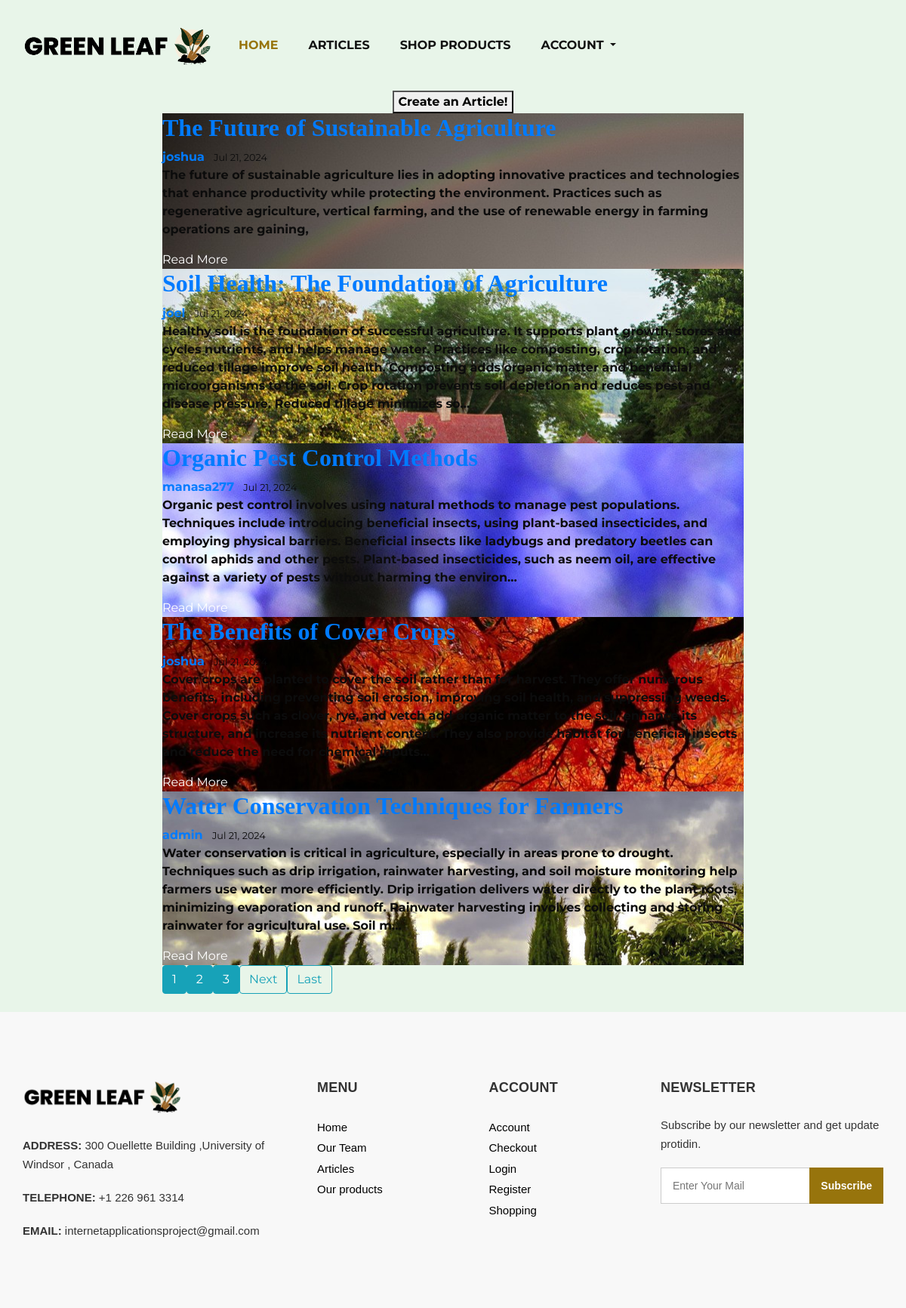
Before: /article-home/ with the older database file.
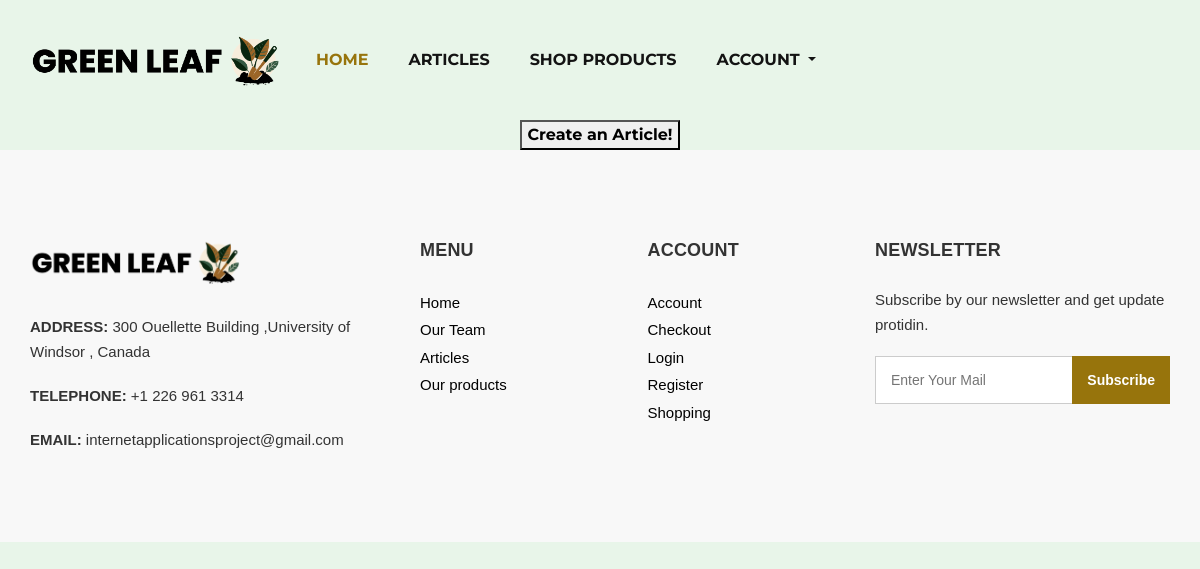
After: the same page with the newer database file.
### GreenWebsite/models.py (models this page shows, shortened)
class Articles(models.Model):
    title = models.CharField(max_length=100)
    content = models.TextField()
    date_posted = models.DateTimeField(default=timezone.now)
    author = models.ForeignKey(User, on_delete=models.CASCADE)

### GreenWebsite/views.py (the view)
# urls.py: path('article-home/', ArticleListView.as_view(), name='article-home'),
class ArticleListView(ListView):
    model = Articles
    template_name = "articles/article-home.html"  # model_List.html is the default but since we built it already, we will proceed to change
    context_object_name = "posts"  # the default will be object
    ordering = ['-date_posted']
    paginate_by = 5

### templates/articles/article-home.html (shortened to what this page needs)
{% extends 'base.html' %}
{% load static %}
{% block body %}
    <div class="container-fluid">
        <div class="row justify-content-center">
            <div class="col-auto">
                <button type="button" class="btn-quarternary" onclick="window.location.href='{% url 'article-create' %}'"><strong>Create an Article!</strong></button>
            </div>
        </div>
        <div class="row justify-content-center">
            <div class="col-12 col-md-10 col-lg-8">
                {% for article in posts %}
                    <article class="media content-section" style="background-image: url('{% static '../media/article_bg_img/' %}{% cycle 'article_b_img_1.jpg' 'article_b_img_2.jpg' 'article_b_img_3.jpg' 'article_b_img_4.jpg' 'article_b_img_5.jpg' as bg_image %}');">
                      <div class="media-body">
                        <div class="article-metadata">
                          <h2 class="article-title font-weight-bold"><a href="{% url 'article-detail' article.id %}">{{ article.title }}</a></h2>
                          <div class="metadata-right">
                            <a class="mr-2 font-weight-bold" href="{% url 'user-articles' article.author.username %}">{{ article.author }}</a>
                            <small >{{ article.date_posted|date:"M d, Y" }}</small>
                          </div>
                        </div>
                        <p class="article-content"><strong>
                            {{ article.content|truncatechars:400 }} </strong>
                        </p>
                        <a href="{% url 'article-detail' article.id %}", style="color: white">Read More</a>
                      </div>
                    </article>
                {% endfor %}
            {% if is_paginated %}
                <div class="pagination">
                    {% for num in page_obj.paginator.page_range %}
                        {% if page_obj.number == num %}
                            <a class="btn btn-info mb-4 current" href="?page={{ num }}">{{ num }}</a>
                        {% elif num > page_obj.number|add:'-3' and num < page_obj.number|add:'3'%}
                            <a class="btn btn-info mb-4" href="?page={{ num }}">{{ num }}</a>
                        {% endif %}
                    {% endfor %}
                    {% if page_obj.has_next %}
                        <a class="btn btn-outline-info mb-4" href="?page={{ page_obj.next_page_number }}">Next</a>
                        <a class="btn btn-outline-info mb-4" href="?page={{ page_obj.paginator.num_pages }}">Last</a>
                    {% endif %}
                </div>
            {% endif %}
            </div>
        </div>
    </div>
{% endblock body %}

### templates/base.html (shortened to what this page needs)
<!DOCTYPE html>
{% load static %}
<html lang="en">
   <head>
      <link rel="stylesheet" type="text/css" href="{% static 'css/bootstrap.css' %}" >
       <link rel="stylesheet" href="{% static 'dashboard.css' %}">
<link rel="stylesheet" href="https://cdnjs.cloudflare.com/ajax/libs/font-awesome/6.0.0-beta3/css/all.min.css">
      <link href="{% static 'css/font-awesome.min.css' %}" rel="stylesheet" />
      <link href="{% static 'css/style.css' %}?v={{ STATIC_VERSION }}" rel="stylesheet" />
      <link href="{% static 'css/responsive.css' %}" rel="stylesheet" />
   </head>
   <body>
      <div class="hero_area">
         <header class="header_section">
            <div class="container">
               <nav class="navbar navbar-expand-lg custom_nav-container ">
                  <a class="navbar-brand" href="{% url 'dashboard' %}"><img width="250" src="{% static 'images/logo.png' %}" alt="#" /></a>
                  <div class="collapse navbar-collapse" id="navbarSupportedContent">
                     <ul class="navbar-nav">
                        <li class="nav-item active">
                           <a class="nav-link" href="{% url 'dashboard' %}">Home <span class="sr-only">(current)</span></a>
                        </li>
                        <li class="nav-item">
                           <a class="nav-link" href="blog_list.html">ARTICLES</a>
                        </li>
                         <li class="nav-item">
                           <a class="nav-link" href="{% url 'product_gallery' %}">SHOP PRODUCTS</a>
                        </li>
                        <li class="nav-item dropdown">
                           <a class="nav-link dropdown-toggle" href="#" data-toggle="dropdown" role="button" aria-haspopup="true" aria-expanded="true"> <span class="nav-label glyphicon glyphicon-user">Account </span></a>
                        </li>
                     </ul>
                  </div>
               </nav>
            </div>
         </header>
              </div>
    {% block body %}
    {% endblock %}
      <footer>
         <div class="container">
            <div class="row">
               <div class="col-md-4">
                   <div class="full">
                      <div class="logo_footer">
                        <a href="#"><img width="210" src="{% static 'images/logo.png' %}" alt="#" /></a>
                      </div>
                      <div class="information_f">
                        <p><strong>ADDRESS:</strong> 300 Ouellette Building ,University of Windsor , Canada</p>
                        <p><strong>TELEPHONE:</strong> +1 226 961 3314</p>
                        <p><strong>EMAIL:</strong> internetapplicationsproject@gmail.com</p>
                      </div>
                   </div>
               </div>
               <div class="col-md-8">
                  <div class="row">
                  <div class="col-md-7">
                     <div class="row">
                        <div class="col-md-6">
                     <div class="widget_menu">
                        <h3>Menu</h3>
                        <ul>
                           <li><a href="{% url 'dashboard' %}">Home</a></li>
                           <li><a href="#">Our Team</a></li>
                            <li><a href="{% url 'article-home' %}">Articles</a></li>
                           <li><a href="{% url 'product_gallery' %}">Our products</a></li>
                        </ul>
                     </div>
                  </div>
                  <div class="col-md-6">
                     <div class="widget_menu">
                        <h3>Account</h3>
                        <ul>
                           <li><a href="#">Account</a></li>
                           <li><a href="{% url 'cart' %}">Checkout</a></li>
                           <li><a href="{% url 'login' %}">Login</a></li>
                           <li><a href="{% url 'signup' %}}">Register</a></li>
                           <li><a href="{% url 'product_gallery' %}">Shopping</a></li>
                        </ul>
                     </div>
                  </div>
                     </div>
                  </div>
                  <div class="col-md-5">
                     <div class="widget_menu">
                        <h3>Newsletter</h3>
                        <div class="information_f">
                          <p>Subscribe by our newsletter and get update protidin.</p>
                        </div>
                        <div class="form_sub">
                          <form method="post" action="{% url 'subscribe' %}">
        <fieldset>
            <div class="field">
                <input type="email" placeholder="Enter Your Mail" name="email" required />
                <input type="submit" value="Subscribe" />
            </div>
        </fieldset>
    </form>
                        </div>
                     </div>
                  </div>
                  </div>
               </div>
            </div>
         </div>
      </footer>
   </body>
</html>

### static/dashboard.css (style rules this page uses)
body, html { margin: 0; padding: 0; font-family: 'Arial', sans-serif; }
.navbar { display: flex; justify-content: space-between; align-items: center; padding: 10px 20px; height: 90px; }
footer { background-color: #f5f5f5; color: #333; padding: 20px; font-family: Arial, sans-serif; }
.container { display: flex; }

### static/css/style.css (style rules this page uses)
* { box-sizing: border-box; }
body { font-family: 'Montserrat', sans-serif; color: #0c0c0c; background-color: #ffffff; overflow-x: hidden; }
a, a:hover, a:focus { text-decoration: none; }
.hero_area { position: relative; display: -webkit-box; display: -ms-flexbox; display: flex; -webkit-box-orient: vertical; -webkit-box-direction: normal; -ms-flex-direction: column; flex-direction: column; }
.header_section { padding: 15px 0; }
.navbar-brand { font-family: 'Playfair Display', serif; }
.custom_nav-container { padding: 0; }
.custom_nav-container .navbar-nav { margin-left: auto; }
.custom_nav-container .navbar-nav .nav-item .nav-link { padding: 5px 20px; color: #131313; text-align: center; text-transform: uppercase; border-radius: 5px; -webkit-transition: all 0.3s; transition: all 0.3s; font-weight: 700; }
.custom_nav-container .navbar-nav .nav-item:hover .nav-link, .custom_nav-container .navbar-nav .nav-item.active .nav-link { color: #97740c; }
footer { background: #f8f8f8; padding: 90px 0 70px; }
.logo_footer { margin-bottom: 30px; }
.information_f p { margin-bottom: 1.2rem; line-height: 25px; font-size: 15px; }
.widget_menu h3 { font-size: 18px; font-weight: 700; text-transform: uppercase; letter-spacing: 0.2px; margin-bottom: 25px; }
.widget_menu ul { list-style: none; padding: 0; margin: 0; }
.widget_menu ul li { float: left; width: 100%; }
.widget_menu ul li a { font-size: 15px; color: #000; margin-bottom: 0; float: left; width: 100%; margin-top: 5px; }
.field { display: flex; }
.widget_menu { float: left; width: 100%; }
div.form_sub .field input[type="email"], div.form_sub .field input[type="email"]:hover, div.form_sub .field input[type="email"]:focus { padding: 10px 110px 10px 15px; border-radius: 0; border: solid #ccc 1px; font-size: 14px; position: relative; box-shadow: none; width: 100%; height: 48px; }
.form_sub { position: relative; }
.form_sub input[type="email"] + input[type="submit"] { position: absolute; right: 0; background: #97740c; color: #fff; border: none; top: 0px; font-size: 14px; height: 48px; font-weight: 600; padding: 0 15px; }
form input { background: #fff; border: solid #ccc 1px; padding: 15px 15px; width: 100%; font-size: 14px; margin-bottom: 20px; line-height: normal; }
form input[type="submit"] { border: none; padding: 15px 45px; width: auto; font-size: 16px; text-transform: capitalize; line-height: normal; margin: 0 auto; display: flex; background: #333; color: #fff; font-weight: 600; transition: ease all 0.1s; }

### static/css/responsive.css (style rules this page uses)
@media (min-width: 1200px) { .container { max-width: 1170px; } }

### templates/base.html (style rules this page uses)
.nav-link { position: relative; display: inline-block; }

### templates/articles/article-home.html (style rules this page uses)
body { background-color: #e8f5e9; }

Changed rows visible on the page:
removed Articles: title "The Future of Sustainable Agriculture", author "joshua", date_posted "Jul 21, 2024", content "The future of sustainable agriculture lies in adopting innovative practices and technologies that enhance productivity while protecting the environment. Practices such as regenerative agriculture, vertical farming, and the use of renewable energy in farming operations are gaining,"
removed Articles: title "Soil Health: The Foundation of Agriculture", author "joel", date_posted "Jul 21, 2024", content "Healthy soil is the foundation of successful agriculture. It supports plant growth, stores and cycles nutrients, and helps manage water. Practices like composting, crop rotation, and reduced tillage improve soil health. Composting adds organic matter and beneficial microorganisms to the soil. Crop rotation prevents soil depletion and reduces pest and disease pressure. Reduced tillage minimizes so…"
removed Articles: title "Organic Pest Control Methods", author "manasa277", date_posted "Jul 21, 2024", content "Organic pest control involves using natural methods to manage pest populations. Techniques include introducing beneficial insects, using plant-based insecticides, and employing physical barriers. Beneficial insects like ladybugs and predatory beetles can control aphids and other pests. Plant-based insecticides, such as neem oil, are effective against a variety of pests without harming the environ…"
removed Articles: title "The Benefits of Cover Crops", author "joshua", date_posted "Jul 21, 2024", content "Cover crops are planted to cover the soil rather than for harvest. They offer numerous benefits, including preventing soil erosion, improving soil health, and suppressing weeds. Cover crops such as clover, rye, and vetch add organic matter to the soil, enhance its structure, and increase its nutrient content. They also provide habitat for beneficial insects and reduce the need for chemical inputs…"
removed Articles: title "Water Conservation Techniques for Farmers", author "admin", date_posted "Jul 21, 2024", content "Water conservation is critical in agriculture, especially in areas prone to drought. Techniques such as drip irrigation, rainwater harvesting, and soil moisture monitoring help farmers use water more efficiently. Drip irrigation delivers water directly to the plant roots, minimizing evaporation and runoff. Rainwater harvesting involves collecting and storing rainwater for agricultural use. Soil m…"
Other visible differences:
list line gone: "1"
list line gone: "2"
list line gone: "3"
text no longer shown: "Next Last"
